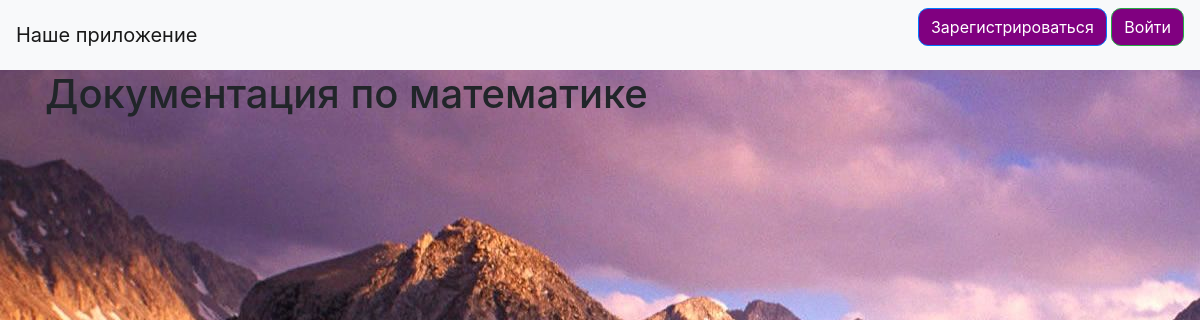
/math.html, run on an earlier commit of the app's database.
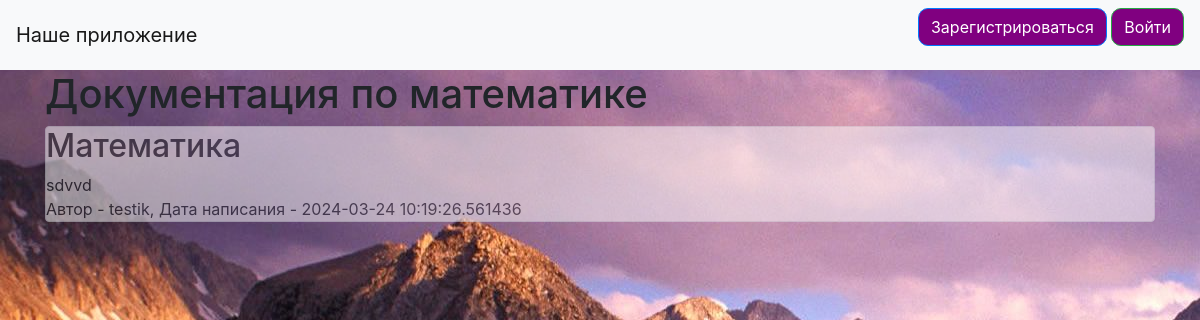
And on a later commit of the database.
### data/news.py (models this page shows)
class News(SqlAlchemyBase):
    __tablename__ = 'news'
    id = sqlalchemy.Column(sqlalchemy.Integer,
                           primary_key=True, autoincrement=True)
    title = sqlalchemy.Column(sqlalchemy.String, nullable=True)
    content = sqlalchemy.Column(sqlalchemy.String, nullable=True)
    created_date = sqlalchemy.Column(sqlalchemy.DateTime,
                                     default=datetime.datetime.now)
    is_private = sqlalchemy.Column(sqlalchemy.Boolean, default=True)
    user_id = sqlalchemy.Column(sqlalchemy.Integer,
                                sqlalchemy.ForeignKey("users.id"))
    user = orm.relationship('User')

### data/users.py (models this page shows, shortened)
class User(SqlAlchemyBase, UserMixin):
    __tablename__ = 'users'
    id = sqlalchemy.Column(sqlalchemy.Integer,
                           primary_key=True, autoincrement=True)
    name = sqlalchemy.Column(sqlalchemy.String, nullable=True)
    about = sqlalchemy.Column(sqlalchemy.String, nullable=True)
    email = sqlalchemy.Column(sqlalchemy.String,
                              index=True, unique=True, nullable=True)
    hashed_password = sqlalchemy.Column(sqlalchemy.String, nullable=True)
    created_date = sqlalchemy.Column(sqlalchemy.DateTime,
                                     default=datetime.datetime.now)
    news = orm.relationship("News", back_populates='user')

### main.py (the view)
@app.route("/math.html")
def math():
    db_sess = db_session.create_session()
    news = db_sess.query(News).filter(News.title == 'Математика')
    return render_template("math.html", news=news)

### data/db_session.py (called while the page is built)
def create_session() -> Session:
    global __factory
    return __factory()

### templates/math.html (shortened to what this page needs)
{% extends "base.html" %}
{% block content %}
<h1>Документация по математике</h1>
{% for item in news%}
<div class="col-md6 border rounded" style="background-color: white; opacity: .5;">
    <h2>{{item.title}}</h2>
    <div>
        {{item.content}}
    </div>
    <div>
        Автор - {{item.user.name}}, Дата написания - {{item.created_date}}
    </div>
</div>
{% endfor %}
{% endblock %}

What changed in the data, as far as the page shows it:
now on this page (row edited): News: title "Математика", content "sdvvd", user.name "testik", created_date "2024-03-24 10:19:26.561436"
